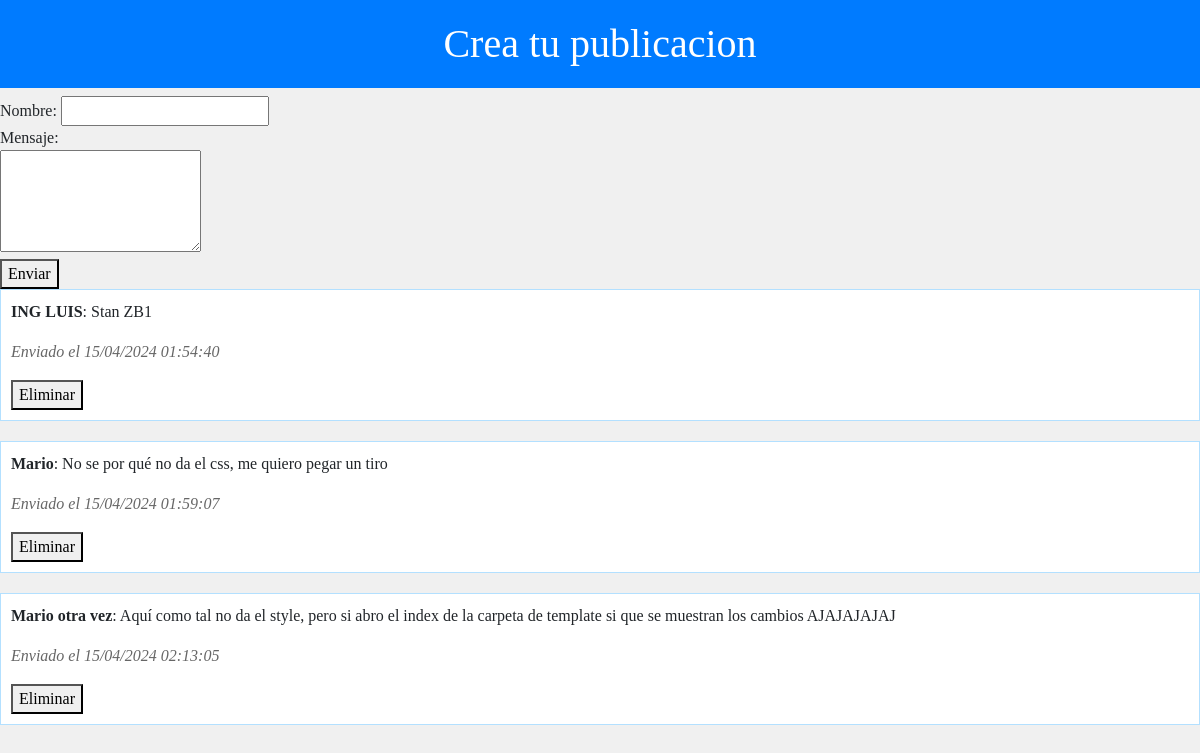
The page / on the database its author committed.
### tables this page shows
CREATE TABLE messages (
                    id INTEGER PRIMARY KEY AUTOINCREMENT,
                    name TEXT NOT NULL,
                    message TEXT NOT NULL,
                    timestamp TIMESTAMP DEFAULT CURRENT_TIMESTAMP);

### app.py (the view, shortened to what this page needs)
@app.route('/', methods=['GET', 'POST'])
def index():
    conn = sqlite3.connect(DB_NAME, detect_types=sqlite3.PARSE_DECLTYPES|sqlite3.PARSE_COLNAMES)
    c = conn.cursor()
    c.execute('SELECT * FROM messages')
    messages = c.fetchall()
    conn.close()
    return render_template('index.html', messages=messages)

### templates/index.html (shortened to what this page needs)
<!DOCTYPE html>
<html lang="en">
<head>
    <link href="https://cdn.jsdelivr.net/npm/bootstrap@5.1.3/dist/css/bootstrap.min.css" rel="stylesheet">
    <link rel="stylesheet" href="static/styles.css"
</head>
<body>
    <h1>Crea tu publicacion</h1>
    <form action="/" method="post">
        <label for="name">Nombre:</label>
        <input type="text" id="name" name="name" required><br>
        <label for="message">Mensaje:</label><br>
        <textarea id="message" name="message" rows="4" required></textarea><br>
        <button type="submit">Enviar</button>
    </form>
    <div id="messages">
        {% for message in messages %}
            <div class="message">
                <p><strong>{{ message[1] }}</strong>: {{ message[2] }}</p>
                <p class="timestamp">Enviado el {{ message[3].strftime('%d/%m/%Y %H:%M:%S') }}</p>
                <form action="/delete/{{ message[0] }}" method="post">
                    <button type="submit">Eliminar</button>
                </form>
            </div>
        {% endfor %}
    </div>
</body>
</html>

### templates/static/styles.css (style rules this page uses)
body { font-family: "Times New Roman", Times, serif; background-color: #f0f0f0; margin: 0; padding: 0; }
h1 { color: #fff; text-align: center; background-color: #007bff; padding: 20px 0; }
.message { margin-bottom: 20px; padding: 10px; background-color: #fff; border: 1px solid #b3e0ff; }
.timestamp { font-style: italic; color: #666; }

### rows shown on the page
messages: name "ING LUIS", message "Stan ZB1", timestamp "15/04/2024 01:54:40"
messages: name "Mario", message "No se por qué no da el css, me quiero pegar un tiro", timestamp "15/04/2024 01:59:07"
messages: name "Mario otra vez", message "Aquí como tal no da el style, pero si abro el index de la carpeta de template si que se muestran los cambios AJAJAJAJAJ", timestamp "15/04/2024 02:13:05"
